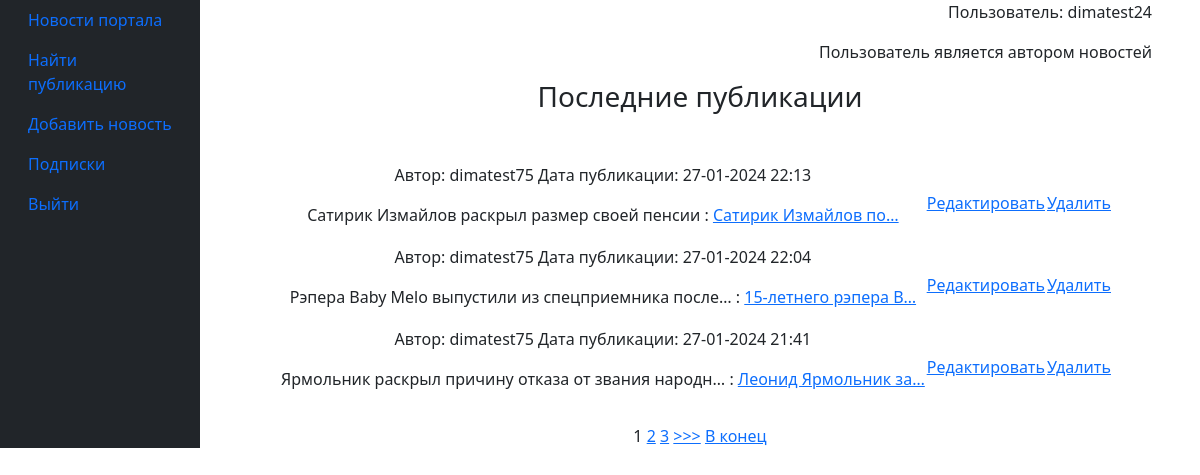
Page / (signed in) on the committed database.
### news/models.py (models this page shows, shortened)
class Post(models.Model):
    article = "AR"
    news = "NW"
    author = models.ForeignKey(Author,on_delete=models.CASCADE)
    post_type_choices = [(article, 'Статья'), (news, 'Новость')]
    post_type = models.CharField(max_length=2, choices=post_type_choices)
    created_at = models.DateTimeField(auto_now_add=True)
    categories = models.ManyToManyField(Category, through='PostCategory')
    title = models.CharField(max_length=255)
    text = models.TextField()
    rating = models.IntegerField(default=0)

class Author(models.Model):
    user = models.OneToOneField(User, on_delete=models.CASCADE)
    rating = models.IntegerField(default=0)
    def __str__(self):
        return self.user.username

### news/views.py (the view)
# urls.py: path('', PostList.as_view()),
class PostList(ListView):
    model = Post
    template_name = 'news_list.html'
    context_object_name = 'postList'
    queryset = Post.objects.order_by('-created_at')
    paginate_by = 3
    def get_context_data(self, **kwargs):
        context = super().get_context_data(**kwargs)
        context['is_not_author'] = not self.request.user.groups.filter(name='authors').exists()
        return context

### news/templatetags/my_filters.py (called while the page is built)
@register.filter(name='censor')
def censor(value):
    if isinstance(value, str):
        result = str(value)
        for key in censor_dict.keys():
            result = result.replace(key, censor_dict[key])
        return result
    else:
        raise ValueError(f'Нельзя фильтровать то, что отличается от {type(value)}')

### templates/news_list.html (shortened to what this page needs)
{% extends 'default.html' %}
{% load my_filters %}
{% block content %}
    {% if request.user.is_authenticated %}
        {% if is_not_author %}
        <p align="right"> <button> <a class="nav-link" href="/sign/upgrade/">Стать автором</a> </button> </p>
        {% else %}
        <p align="right">Пользователь является автором новостей</p>
        {% endif %}
    {% endif %}
    <h3>Последние публикации</h3>
    <br>
    {% if postList %}
        <ul>
            <table>
        {% for record in postList %}
            <tr>
                <p align="left">
                    <td><p>Автор: {{ record.author }}
                    Дата публикации: {{ record.created_at|date:'d-m-Y H:i' }}</p>
                    <p> {{ record.title|truncatechars:50|censor }} :
                    <a href="/news/{{ record.pk }}"> {{ record.text|truncatechars:20|censor }}</a></td>
                                {% if is_not_author %}
                                {% else %}
                                   <td><a href="{% url 'post_edit' record.id %}"><u>Редактировать</u></a></td>
                                   <td><a href="{% url 'post_delete' record.id %}"><u>  Удалить </u></a></td>
                                {% endif %}
                    </p>
            </tr>
        {% endfor %}
         </table>
        </ul>
        {% if is_paginated %}
            {% for num in page_obj.paginator.page_range %}
                {% if page_obj.number == num %}
                    <a>{{ num }}</a>
                {% elif num > page_obj.number|add:'-3' and num < page_obj.number|add:'3' %}
                    <a href="?page={{ num }}">{{ num }}</a>
                {% endif %}
            {% endfor %}
            {% if page_obj.has_next %}
                <a href="?page={{ page_obj.next_page_number }}">>>></a>
                <a href="?page={{ page_obj.paginator.num_pages }}">В конец</a>
            {% endif %}
        {% endif %}
    {% else %}
        <h3>Новостей нет =(</h3>
    {% endif %}
{% endblock %}

### templates/default.html (shortened to what this page needs)
<!DOCTYPE html>
<html lang="en">
<head>
    {% load static %}
    <link href="{% static 'css/styles.css' %}" rel="stylesheet" />
</head>
<body>
    <div class="container-fluid">
        <div class="row">
            <nav class="col-md-2 d-none d-md-block bg-dark sidebar">
                <div class="sidebar-sticky">
                    <ul class="nav flex-column">
                        <li class="nav-item">
                            <a class="nav-link active" href="/news/">
                                Новости портала
                            </a>
                        </li>
                        <li class="nav-item">
                            <a class="nav-link" href="/news/search">
                                Найти публикацию
                            </a>
                        </li>
                        <li class="nav-item">
                            <a class="nav-link" href="/news/add">
                                Добавить новость
                            </a>
                        </li>
                       <li class="nav-item active">
                           {% if request.user.is_authenticated %}
                                <a class="nav-link" href="/subscriptions">Подписки</a>
                           {% endif %}
                       </li>
                        <li class="nav-item">
                            {% if request.user.is_authenticated %}
                            <a class="nav-link"  href="/accounts/logout/">
                                Выйти
                            </a>
                            {% else %}
                            <a class="nav-link" href="/accounts/login/">
                                Войти
                            </a>
                            {% endif %}
                        </li>
                    </ul>
                </div>
            </nav>
            <main role="main" class="col-md-9 ml-sm-auto col-lg-10 px-4">
                <div class="container">
                    <div class="row">
                        <div class="col-lg-12 text-center">
                            {% if request.user.is_authenticated %}
                            <p align="right">Пользователь: {{request.user.username}}</p>
                            {% endif %}
                            {% block content %}{% endblock content %}
                        </div>
                    </div>
                </div>
            </main>
        </div>
    </div>
</body>
</html>

### rows in the picture
Post: author "dimatest75", created_at "27-01-2024 22:13", title|censor "Сатирик Измайлов раскрыл размер своей пенсии", text|censor "Сатирик Измайлов по…"
Post: author "dimatest75", created_at "27-01-2024 22:04", title|censor "Рэпера Baby Melo выпустили из спецприемника после…", text|censor "15-летнего рэпера B…"
Post: author "dimatest75", created_at "27-01-2024 21:41", title|censor "Ярмольник раскрыл причину отказа от звания народн…", text|censor "Леонид Ярмольник за…"

### other values in the picture
{{ request.user.username }} "dimatest24"
{{ num }} "1"
{{ num }} "2" "3"
